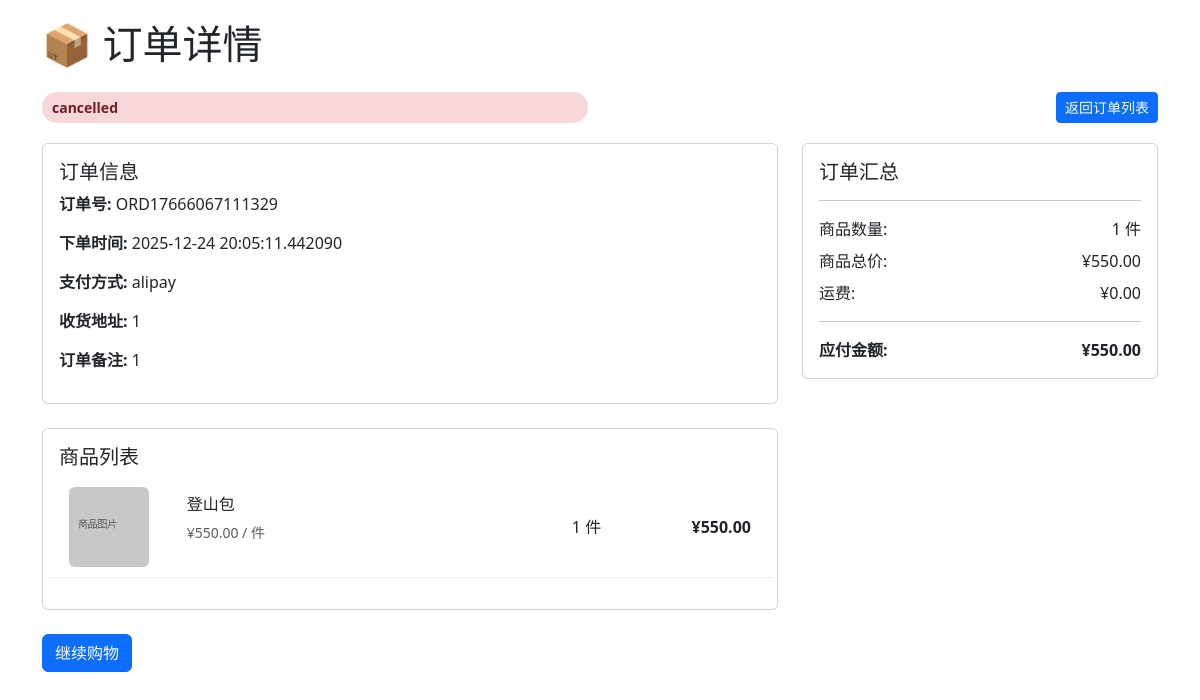
The page /order/4 (signed in) on the database its author committed.
### app/models.py (models this page shows, shortened)
class Order(db.Model):
    __tablename__ = 'orders'
    id = db.Column(db.Integer, primary_key=True)
    order_number = db.Column(db.String(50), unique=True, nullable=False)
    user_id = db.Column(db.Integer, db.ForeignKey('users.id'), nullable=False)
    total_amount = db.Column(db.Numeric(10, 2), nullable=False)
    status = db.Column(db.Enum('pending', 'paid', 'shipped', 'delivered', 'cancelled'),
                       default='pending')
    shipping_address = db.Column(db.Text)
    payment_method = db.Column(db.String(50))
    notes = db.Column(db.Text)
    created_at = db.Column(db.DateTime, default=datetime.utcnow)
    updated_at = db.Column(db.DateTime, default=datetime.utcnow, onupdate=datetime.utcnow)
    items = db.relationship('OrderItem', backref='order', lazy='dynamic', cascade='all, delete-orphan')

class OrderItem(db.Model):
    __tablename__ = 'order_items'
    id = db.Column(db.Integer, primary_key=True)
    order_id = db.Column(db.Integer, db.ForeignKey('orders.id'), nullable=False)
    product_id = db.Column(db.Integer, db.ForeignKey('products.id'), nullable=False)
    quantity = db.Column(db.Integer, nullable=False)
    price = db.Column(db.Numeric(10, 2), nullable=False)
    subtotal = db.Column(db.Numeric(10, 2), nullable=False)

class Product(db.Model):
    __tablename__ = 'products'
    id = db.Column(db.Integer, primary_key=True)
    name = db.Column(db.String(100), nullable=False, index=True)
    description = db.Column(db.Text)
    price = db.Column(db.Float, nullable=False)
    stock = db.Column(db.Integer, default=0)
    image = db.Column(db.String(200), default='default_product.png')
    created_at = db.Column(db.DateTime, default=datetime.utcnow)
    updated_at = db.Column(db.DateTime, default=datetime.utcnow, onupdate=datetime.utcnow)
    category_id = db.Column(db.Integer, db.ForeignKey('categories.id'))
    cart_items = db.relationship('CartItem', backref='product', lazy='dynamic')
    order_items = db.relationship('OrderItem', backref='product', lazy='dynamic')
    reviews = db.relationship('Review', backref='product', lazy='dynamic')

### app/order/routes.py (the view)
@order.route('/<int:order_id>')
@login_required
def order_detail(order_id):
    order = Order.query.get_or_404(order_id)
    if order.user_id != current_user.id and not current_user.is_admin:
        flash('无权查看此订单', 'error')
        return redirect(url_for('main.index'))
    return render_template('detail.html', order=order, now=datetime.now())

### app/context_processors.py (called while the page is built)
def inject_now():
    return {'now': datetime.utcnow()}

def inject_categories():
    try:
        categories = Category.query.order_by(Category.name).all()
        return {'categories': categories}
    except:
        return {'categories': []}

def inject_cart_info():
    from flask_login import current_user
    cart_items_count = 0
    cart_total_amount = 0
    if current_user.is_authenticated:
        try:
            cart = Cart.query.filter_by(user_id=current_user.id).first()
            if cart:
                cart_items_count = cart.total_quantity
                cart_total_amount = float(cart.total_price)
        except:
            pass
    return {
        'cart_items_count': cart_items_count,
        'cart_total_amount': cart_total_amount
    }

### app/models.py (called while the page is built)
@login_manager.user_loader
def load_user(user_id):
    return User.query.get(int(user_id))

    @property
    def total_price(self):
        return sum(item.subtotal for item in self.items)

    @property
    def total_quantity(self):
        return sum(item.quantity for item in self.items)

### app/order/templates/detail.html (shortened to what this page needs)
<!DOCTYPE html>
<html lang="zh-CN">
<head>
    <link href="https://cdn.jsdelivr.net/npm/bootstrap@5.3.0/dist/css/bootstrap.min.css" rel="stylesheet">
</head>
<body>
    <div class="container">
        <div class="order-header">
            <h1 class="mb-4">📦 订单详情</h1>
            <div class="row">
                <div class="col-md-6">
                    <div class="status-badge status-{{ order.status }}">
                        {{ order.status }}
                    </div>
                </div>
                <div class="col-md-6 text-end">
                    <a href="{{ url_for('order.order_list') }}" class="btn btn-sm btn-primary">返回订单列表</a>
                </div>
            </div>
        </div>
        <div class="row">
            <div class="col-lg-8">
                <div class="card mb-4">
                    <div class="card-body">
                        <h5 class="card-title">订单信息</h5>
                        <div class="order-info">
                            <strong>订单号:</strong> {{ order.order_number }}
                        </div>
                        <div class="order-info">
                            <strong>下单时间:</strong> {{ order.created_at }}
                        </div>
                        <div class="order-info">
                            <strong>支付方式:</strong> {{ order.payment_method }}
                        </div>
                        <div class="order-info">
                            <strong>收货地址:</strong> {{ order.shipping_address }}
                        </div>
                        {% if order.notes %}
                            <div class="order-info">
                                <strong>订单备注:</strong> {{ order.notes }}
                            </div>
                        {% endif %}
                    </div>
                </div>
                <div class="card">
                    <div class="card-body">
                        <h5 class="card-title">商品列表</h5>
                        {% for item in order.items %}
                            <div class="product-item row align-items-center">
                                <div class="col-md-2">
                                    <img src="{{ url_for('static', filename='images/default_product.png') }}" alt="{{ item.product.name }}" class="img-fluid rounded" style="max-height: 80px;">
                                </div>
                                <div class="col-md-6">
                                    <h6>{{ item.product.name }}</h6>
                                    <p class="text-muted small">¥{{ item.price }} / 件</p>
                                </div>
                                <div class="col-md-2 text-center">
                                    {{ item.quantity }} 件
                                </div>
                                <div class="col-md-2 text-end">
                                    <strong>¥{{ item.subtotal }}</strong>
                                </div>
                            </div>
                        {% endfor %}
                    </div>
                </div>
            </div>
            <div class="col-lg-4">
                <div class="card">
                    <div class="card-body">
                        <h5 class="card-title">订单汇总</h5>
                        <hr>
                        <div class="d-flex justify-content-between mb-2">
                            <span>商品数量:</span>
                            <span>{{ order.items|sum(attribute='quantity') }} 件</span>
                        </div>
                        <div class="d-flex justify-content-between mb-2">
                            <span>商品总价:</span>
                            <span>¥{{ order.total_amount }}</span>
                        </div>
                        <div class="d-flex justify-content-between mb-2">
                            <span>运费:</span>
                            <span>¥0.00</span>
                        </div>
                        <hr>
                        <div class="d-flex justify-content-between">
                            <strong>应付金额:</strong>
                            <strong>¥{{ order.total_amount }}</strong>
                        </div>
                    </div>
                </div>
            </div>
        </div>
        <div class="mt-4">
            <a href="{{ url_for('main.index') }}" class="btn btn-primary">继续购物</a>
        </div>
    </div>
</body>
</html>

### app/order/templates/detail.html (style rules this page uses)
body { padding: 20px; }
.order-header { margin-bottom: 20px; }
.order-info { margin-bottom: 15px; }
.product-item { margin-bottom: 15px; padding: 10px; border-bottom: 1px solid #eee; }
.status-badge { padding: 5px 10px; border-radius: 15px; font-size: 14px; font-weight: bold; }
.status-cancelled { background-color: #f8d7da; color: #721c24; }

### rows shown on the page
Order: status "cancelled", order_number "ORD17666067111329", created_at "2025-12-24 20:05:11.442090", payment_method "alipay", shipping_address "1", notes "1", total_amount "550.00"
OrderItem: product.name "登山包", price "550.00", quantity "1", subtotal "550.00"

### other values the page prints
{{ order.items|sum(attribute='quantity') }} "1"
